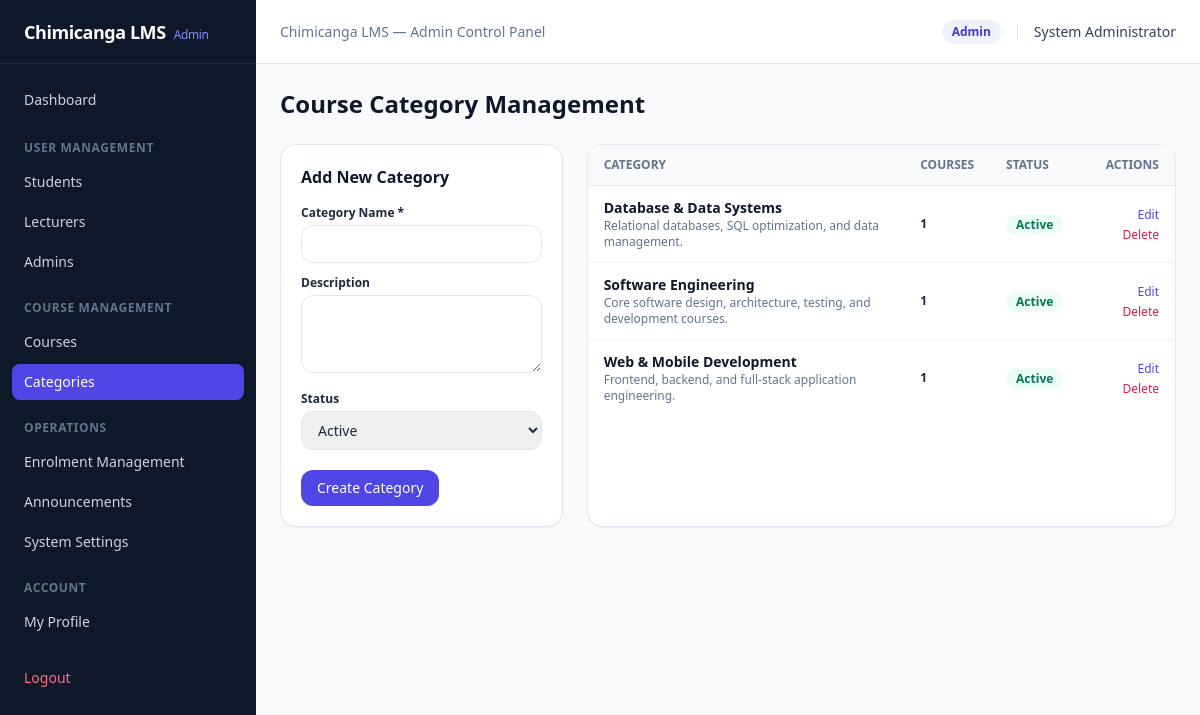
Before: /admin/categories.php (signed in) with the older database file.
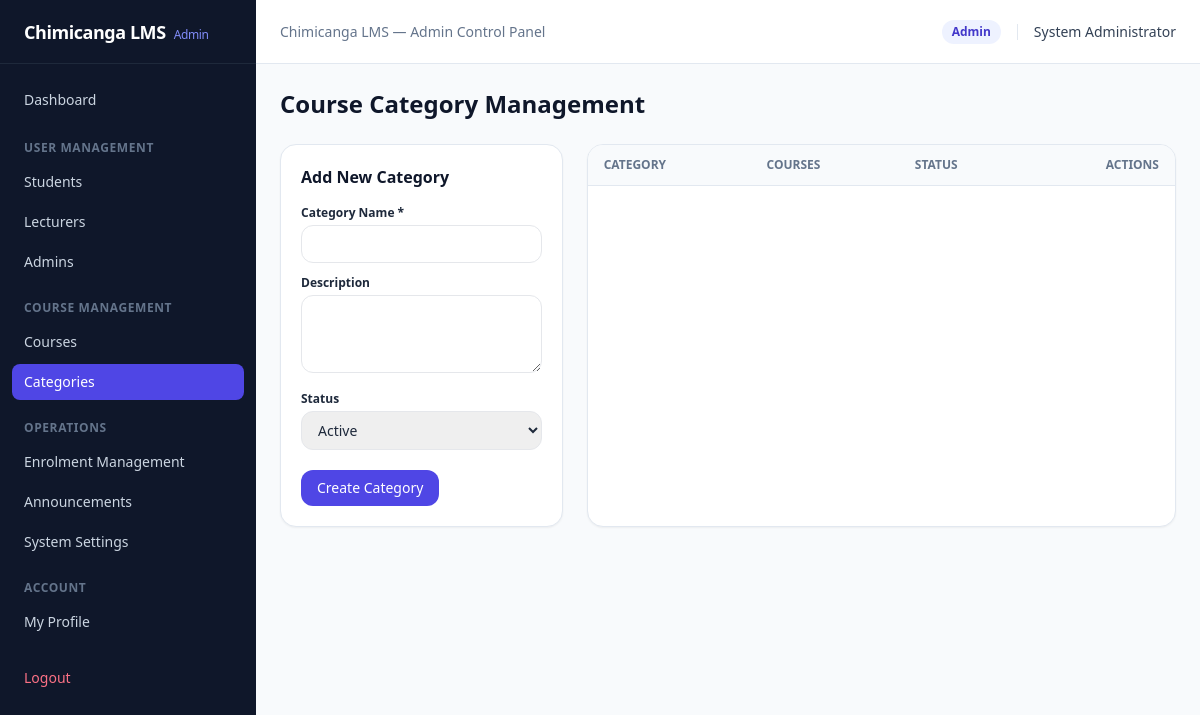
After: the same page with the newer database file.
### tables this page shows
CREATE TABLE `categories` (
  `category_id` INT UNSIGNED AUTO_INCREMENT PRIMARY KEY,
  `name` VARCHAR(100) NOT NULL UNIQUE,
  `description` TEXT NULL,
  `status` ENUM('active', 'inactive') NOT NULL DEFAULT 'active',
  `created_at` TIMESTAMP DEFAULT CURRENT_TIMESTAMP
);

### admin/categories.php (the view, shortened to what this page needs)
<?php
require_once __DIR__ . '/../includes/header.php';
$categories = $pdo->query("
    SELECT cat.*, (SELECT COUNT(*) FROM courses c WHERE c.category_id = cat.category_id) AS course_count
    FROM categories cat
    ORDER BY cat.name ASC
")->fetchAll();
$editCat = null;
?>
<h1 class="text-2xl font-bold text-slate-900 mb-6">Course Category Management</h1>
<div class="grid grid-cols-1 lg:grid-cols-3 gap-6">
    <div class="bg-white rounded-2xl border border-slate-200 p-5 shadow-sm h-fit">
        <h2 class="text-base font-bold text-slate-900 mb-4"><?= $editCat ? 'Edit Category' : 'Add New Category' ?></h2>
        <form action="../actions/category_save.php" method="POST" class="space-y-3">
            <div>
                <label class="block text-xs font-semibold mb-1">Category Name *</label>
                <input type="text" name="name" required value="<?= htmlspecialchars($editCat['name'] ?? '') ?>" class="w-full border rounded-xl px-3 py-2 text-sm">
            </div>
            <div>
                <label class="block text-xs font-semibold mb-1">Description</label>
                <textarea name="description" rows="3" class="w-full border rounded-xl px-3 py-2 text-sm"><?= htmlspecialchars($editCat['description'] ?? '') ?></textarea>
            </div>
            <div>
                <label class="block text-xs font-semibold mb-1">Status</label>
                <select name="status" class="w-full border rounded-xl px-3 py-2 text-sm">
                    <option value="active" <?= ($editCat['status'] ?? 'active') === 'active' ? 'selected' : '' ?>>Active</option>
                </select>
            </div>
            <div class="flex gap-2 pt-2">
                <button type="submit" class="bg-indigo-600 text-white text-sm font-medium px-4 py-2 rounded-xl">
                    <?= $editCat ? 'Update Category' : 'Create Category' ?>
                </button>
            </div>
        </form>
    </div>
    <div class="lg:col-span-2 bg-white rounded-2xl border border-slate-200 shadow-sm overflow-x-auto">
        <table class="w-full text-left text-sm">
            <thead>
                <tr class="border-b border-slate-200 bg-slate-50 text-xs font-semibold uppercase text-slate-500">
                    <th class="py-3 px-4">Category</th>
                    <th class="py-3 px-4">Courses</th>
                    <th class="py-3 px-4">Status</th>
                    <th class="py-3 px-4 text-right">Actions</th>
                </tr>
            </thead>
            <tbody class="divide-y divide-slate-100">
                <?php foreach ($categories as $cat): ?>
                    <tr>
                        <td class="py-3 px-4">
                            <div class="font-semibold text-slate-900"><?= htmlspecialchars($cat['name']) ?></div>
                            <div class="text-xs text-slate-500"><?= htmlspecialchars($cat['description'] ?? '') ?></div>
                        </td>
                        <td class="py-3 px-4 text-xs font-semibold"><?= (int)$cat['course_count'] ?></td>
                        <td class="py-3 px-4">
                            <span class="px-2.5 py-0.5 rounded-full text-xs font-semibold <?= $cat['status'] === 'active' ? 'bg-emerald-50 text-emerald-700' : 'bg-rose-50 text-rose-700' ?>">
                                <?= ucfirst($cat['status']) ?>
                            </span>
                        </td>
                        <td class="py-3 px-4 text-right space-x-2">
                            <a href="?edit=<?= (int)$cat['category_id'] ?>" class="text-xs text-indigo-600 hover:underline">Edit</a>
                            <form action="../actions/category_delete.php" method="POST" class="inline" onsubmit="return confirm('Delete this category?');">
                                <button type="submit" class="text-xs text-rose-600 hover:underline">Delete</button>
                            </form>
                        </td>
                    </tr>
                <?php endforeach; ?>
            </tbody>
        </table>
    </div>
</div>
<?php require_once __DIR__ . '/../includes/footer.php'; ?>

Changed rows visible on the page:
removed categories: name "Database & Data Systems", description "Relational databases, SQL optimization, and data management.", course_count "1", status "Active"
removed categories: name "Software Engineering", description "Core software design, architecture, testing, and development courses.", course_count "1", status "Active"
removed categories: name "Web & Mobile Development", description "Frontend, backend, and full-stack application engineering.", course_count "1", status "Active"
